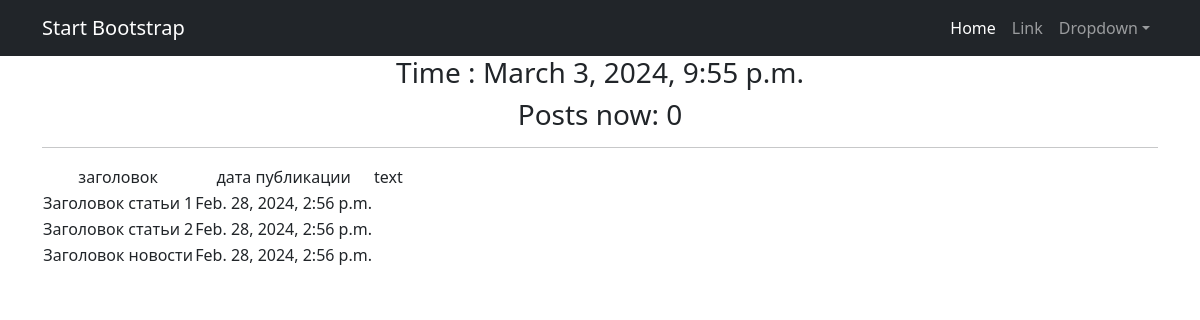
/posts/, run on the app's committed database.
### news_main/models.py (models this page shows, shortened)
class Post(models.Model):
    POST_TYPES = (
        ('статья', 'Статья'),
        ('новость', 'Новость'),
    )
    author = models.ForeignKey(Author, on_delete=models.CASCADE)
    post_type = models.CharField(max_length=10, choices=POST_TYPES)
    created_at = models.DateTimeField(auto_now_add=True)
    categories = models.ManyToManyField(Category, through='PostCategory')
    title = models.CharField(max_length=255)
    content = models.TextField()
    rating = models.FloatField(default=0.0)

### news_main/views.py (the view)
# urls.py: path('', PostList.as_view()),
class PostList(ListView):
    model = Post
    ordering = 'created_at'
    template_name = 'posts.html'
    context_object_name = 'posts'
    def get_context_data(self, **kwargs):
        context = super().get_context_data(**kwargs)
        context['time_now'] = datetime.utcnow()
        context['next_sale'] = "Распродажа в среду!"
        return context

### templates/posts.html (shortened to what this page needs)
{% extends 'flatpages/default.html' %}
{% block content %}
    <h3>Time : {{ time_now }}</h3>
    <h3>Posts now: {{ post|length }}</h3>
   <hr>
   {% if posts %}
       <table>
           <tr>
               <td>заголовок</td>
               <td> дата публикации</td>
               <td>text</td>
           </tr>
           {% for post in posts %}
           <tr>
               <td>{{ post.title }}</td>
               <td>{{ post.created_at }}</td>
               <td>{{ post.description|truncatewords:2 }}</td>
           </tr>
           {% endfor %}
       </table>
   {% else %}
       <h2>Товаров нет!</h2>
   {% endif %}
{% endblock content %}

### templates/flatpages/default.html (shortened to what this page needs)
<!DOCTYPE html>
<html lang="en">
    <head>
        {% load static %}
        <link href="{% static 'css/styles.css' %}" rel="stylesheet" />
    </head>
    <body>
        <nav class="navbar navbar-expand-lg navbar-dark bg-dark">
            <div class="container">
                <a class="navbar-brand" href="#">Start Bootstrap</a>
                <div class="collapse navbar-collapse" id="navbarSupportedContent">
                    <ul class="navbar-nav ms-auto mb-2 mb-lg-0">
                        <li class="nav-item"><a class="nav-link active" aria-current="page" href="#">Home</a></li>
                        <li class="nav-item"><a class="nav-link" href="#">Link</a></li>
                        <li class="nav-item dropdown">
                            <a class="nav-link dropdown-toggle" id="navbarDropdown" href="#" role="button" data-bs-toggle="dropdown" aria-expanded="false">Dropdown</a>
                        </li>
                    </ul>
                </div>
            </div>
        </nav>
        <div class="container">
            <div class="row">
                <div class="col-lg-12 text-center">
                    {% block content %}
                    {% endblock content %}
                </div>
            </div>
         </div>
    </body>
</html>

### data on the page
Post: title "Заголовок статьи 1", created_at "Feb. 28, 2024, 2:56 p.m."
Post: title "Заголовок статьи 2", created_at "Feb. 28, 2024, 2:56 p.m."
Post: title "Заголовок новости", created_at "Feb. 28, 2024, 2:56 p.m."

### other printed values
{{ time_now }} "March 3, 2024, 9:55 p.m."
{{ post|length }} "0"
